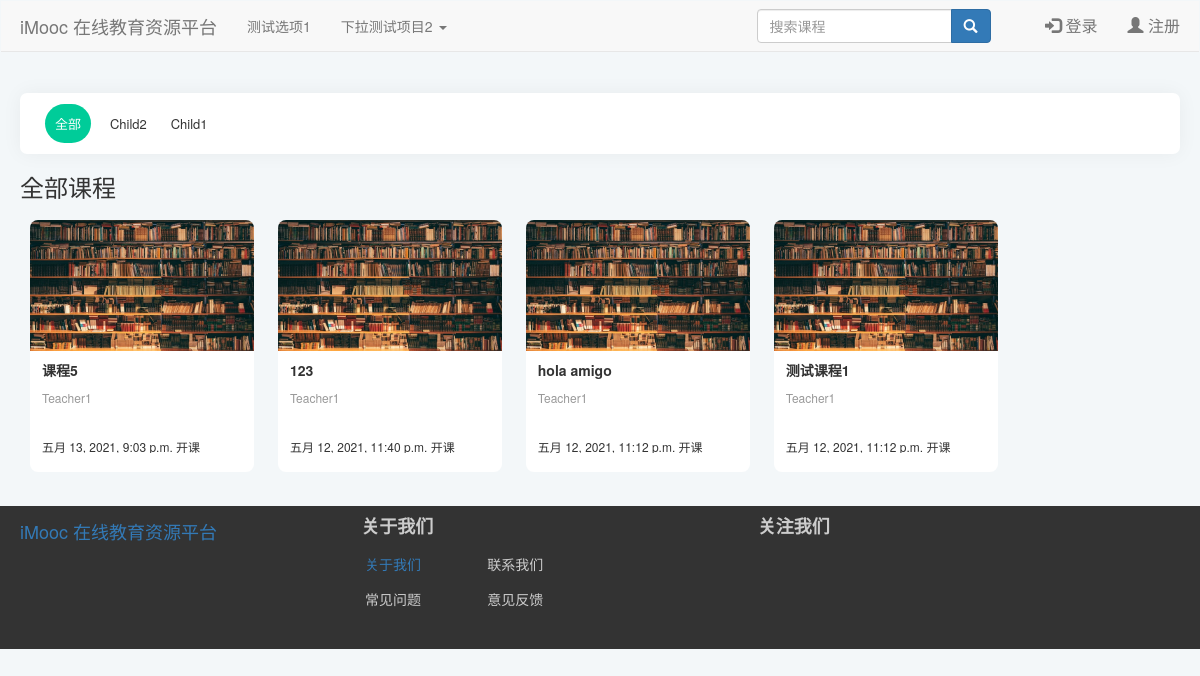
Before: /category/30 with the older database file.
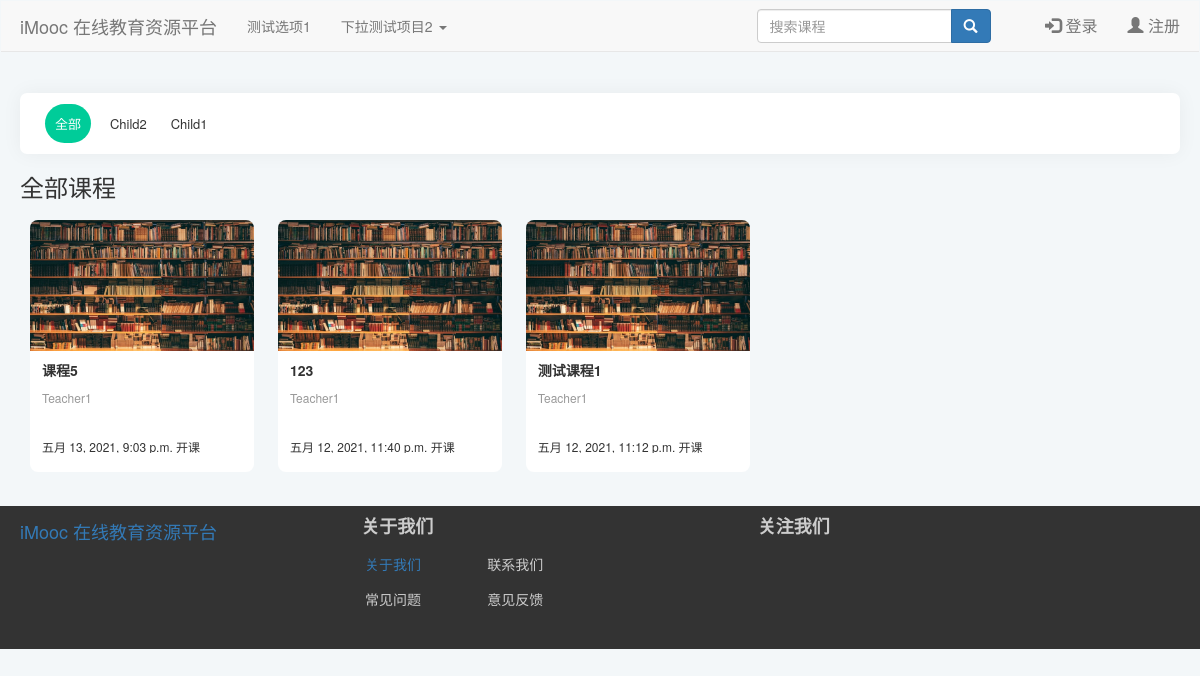
After: the same page with the newer database file.
### index/models.py (models this page shows, shortened)
class CourseCategory(models.Model):
    CategoryID = models.AutoField(primary_key=True, verbose_name="分类编号")
    CategoryName = models.CharField(verbose_name="分类名", max_length=64)
    Is_Root = models.BooleanField(verbose_name="根分类", default=True, editable=False)
    DisplayOrder = models.PositiveIntegerField(verbose_name="显示顺序", default=1)
    ParentID = models.ForeignKey(
        "self",
        on_delete=models.CASCADE,
        limit_choices_to={"Is_Root": 1},
        null=True,
        blank=True,
    )
    def __str__(self) -> str:
        return self.CategoryName
    class Meta:
        ordering = ["-CategoryID"]
        verbose_name = "课程分类"
        verbose_name_plural = "课程分类"

class Course(models.Model):
    status = (
        ("1", "未开课"),
        ("2", "已开课"),
        ("3", "已结课"),
    )
    Course_Name = models.CharField(verbose_name="课程名称", max_length=64)
    Course_Teacher = models.ForeignKey(
        "Users",
        on_delete=models.CASCADE,
        limit_choices_to={"access": "teacher"},
        null=True,
        blank=True,
        related_name="teacher",
    )
    Course_Info = models.TextField(verbose_name="课程说明", default="暂未设置")
    Course_Goal = models.TextField(verbose_name="课程目标", default="暂未设置")
    Grade_Requirements = models.TextField(verbose_name="成绩要求", default="暂未设置")
    Reference = models.TextField(verbose_name="参考资料", default="暂未设置")
    QA = models.TextField(verbose_name="常见问题", null=True, blank=True, default="暂未设置")
    Course_Img = models.ImageField(
        verbose_name="课程图片",
        null=True,
        upload_to="Course_Img",
        blank=True,
        default="material/defaultCourseImage.jpg",
    )
    Stu_Count = models.PositiveIntegerField(verbose_name="选课人数", default=0)
    Course_Chapter = models.TextField(
        verbose_name="课程章节",
        null=True,
        blank=True,
        default='[{"title":"New Node","key":"1"}]',
    )
    Course_Category = models.ForeignKey(
        "CourseCategory",
        verbose_name="课程分类",
        on_delete=models.CASCADE,
        limit_choices_to={"Is_Root": 0},
        null=True,
        blank=True,
    )
    View_Count = models.PositiveIntegerField(verbose_name="访问人数", default=0)
    Status = models.CharField(
        verbose_name="课程状态", max_length=16, choices=status, default="1"
    )
    Starting_Time = models.DateTimeField(verbose_name="开课时间", auto_now_add=True)
    Ending_Time = models.DateTimeField(verbose_name="结课时间", null=True, blank=True)
    class Meta:
        ordering = ["-Starting_Time"]
        verbose_name = "课程"
        verbose_name_plural = "课程"

class Users(models.Model):
    gender = (
        ("male", "男"),
        ("female", "女"),
        ("default", "保密"),
    )
    access = (
        ("banned", "封禁用户"),
        ("guest", "访客"),
        ("student", "学生"),
        ("teacher", "教师"),
    )
    profile_picture = models.ImageField(
        verbose_name="头像",
        null=True,
        upload_to="avatar",
        blank=True,
        default="avatar/default-profile-picture.jpg",
    )
    name = models.CharField(
        verbose_name="*用户名", max_length=128, unique=True, null=False
    )  # 昵称
    real_name = models.CharField(
        verbose_name="真实姓名", max_length=64, null=True, blank=True
    )  # 真实姓名
    password = models.CharField(
        verbose_name="*密码", max_length=256, editable=False
    )  # 密码
    email = models.EmailField(verbose_name="*电子邮箱", unique=True)  # 邮箱
    phone_number = models.CharField(
        verbose_name="手机号码", max_length=32, unique=True, null=True, blank=True
    )  # 手机号码
    access = models.CharField(
        verbose_name="*权限等级", max_length=16, choices=access, default="guest"
    )  # 权限级别
    selected_courses = models.ManyToManyField(
        "Course", related_name="students", null=True, blank=True
    )  # 已选课程
    sex = models.CharField(
        verbose_name="*性别", max_length=32, choices=gender, default="default"
    )  # 性别
    create_time = models.DateTimeField(verbose_name="账号创建时间", auto_now_add=True)  # 创建时间
    is_deleted = models.BooleanField(
        verbose_name="删除标记", default=False, editable=False
    )  # 删除标记
    def __str__(self) -> str:
        return self.name
    class Meta:
        ordering = ["-create_time"]
        verbose_name = "用户"
        verbose_name_plural = "用户"

### index/views.py (the view)
# urls.py: path("category/<int:categoryID>", views.categoryPage, name="category"),
def categoryPage(request, categoryID):
    category = models.CourseCategory.objects.get(CategoryID=categoryID)
    subCategories = models.CourseCategory.objects.filter(ParentID=categoryID)
    if request.method == "GET":
        cateID = request.GET.get("subcategory")
        if cateID == None:
            courses = VF.get_Courses_By_Category(categoryID)
        else:
            courses = VF.get_Courses_By_Category(cateID)
    return render(request, "index/courseCategory/courseCategoryIndex.html", locals())

### index/functions/viewFunction.py (called while the page is built)
def get_Courses_By_Category(CategoryID):
    Categories_Queryset = models.CourseCategory.objects.filter(
        Q(CategoryID=CategoryID) | Q(ParentID=CategoryID)
    )
    Course_Queryset = models.Course.objects.filter(
        Course_Category__in=Categories_Queryset
    )
    return Course_Queryset

### index/templates/index/courseCategory/courseCategoryIndex.html (shortened to what this page needs)
{% extends 'index/index.html' %}
{% load static %}
    {% block extrastatic %}
    <link rel="stylesheet" type="text/css" href="{% static 'index/css/courseCategoryIndex.css' %}">
    {% endblock extrastatic %}
    {% block content %}
    <div class="subCategoriesContainer">
        <span class="parentCates" id="{{category.CategoryID}}" href="{% url 'index:category' category.CategoryID %}">全部</span>
        {% for subcate in subCategories %}
        <span class="subCates" id="{{subcate.CategoryID}}" href="{% url 'index:category' category.CategoryID %}">{{subcate}}</span>
        {% endfor %}
    </div>
    <div class="CoursesContainer">
        <div class="CoursesByCategory">
            <div>
                <h3>全部课程</h3>
            </div>
            <div>
                {% for course in courses %}
                <div class="CourseCard">
                    <div class="CourseCardUpper">
                        <div class="CourseCover">
                            <img src="{{course.Course_Img.url}}">
                        </div>
                    </div>
                    <div class="CourseCardLower">
                        <div class="CourseInfo">
                            <h3 class="CourseTitle" id="{{course.id}}">{{course.Course_Name}}</h3>
                            <p class="CourseTeacher">{{course.Course_Teacher}}</p>
                        </div>
                        <div class="CourseDetail">
                            <div class="StartingTime">
                                <span>{{course.Starting_Time}} 开课</span>
                            </div>
                            <div class="StudentCount">
                                <span>{{course.Stu_Count}}人参加</span>
                            </div>
                        </div>
                    </div>
                </div>
                {% endfor %}
            </div>
        </div>
    </div>
    {% endblock content %}

### index/templates/index/index.html (shortened to what this page needs)
{% load static %}
<!DOCTYPE html>
<html class="widthauto">
<head>
	<link rel="stylesheet" href="https://cdn.staticfile.org/twitter-bootstrap/3.3.7/css/bootstrap.min.css">
	<link rel="stylesheet" type="text/css" href="{% static 'index/css/index.css' %}">
	<link rel="stylesheet" href="//cdnjs.cloudflare.com/ajax/libs/toastr.js/latest/toastr.min.css">
	{% block extrastatic %}
	{% endblock %}
</head>
<body>
	<div class="navbar head">
		<nav class="navbar navbar-default navbar-static-top" role="navigation">
			<div class="container-fluid">
				<div class="navbar-header">
					<a class="navbar-brand" href="/index">iMooc 在线教育资源平台</a>
				</div>
				<div>
					<ul class="nav navbar-nav">
						<li><a href="#">测试选项1</a></li>
						<li class="dropdown">
							<a href="#" class="dropdown-toggle" data-toggle="dropdown">
								下拉测试项目2
								<b class="caret"></b>
							</a>
						</li>
					</ul>
					<div class="nav-right-part">
						<div class="nav-right-search navbar-left" id="nav-right-search">
							<form class="navbar-form" role="form">
								<div class="form-group">
									<div class="input-group">
										<input type="text" class="form-control visible-lg-block visible-md-block"
											placeholder="搜索课程">
										<span class="input-group-btn">
											<button class="btn btn-primary glyphicon glyphicon-search" type="button"
												id="search-btn"></button>
										</span>
									</div>
								</div>
							</form>
						</div>
						<div class="nav-right-login navbar-right" id="nav-right-login">
							{% if request.session.is_login == True %}
							<ul class="nav navbar-nav">
								<li class="dropdown">
									<a href="#" class="dropdown-toggle" data-toggle="dropdown" data-hover="dropdown"
										id="userBox">
										<img class="img-circle img-responsive dropdown"
											src="{{ request.session.avatar }}" alt="" width="35" height="33" id="avatar"
											style="text-decoration:none;" />
										{{ request.session.user_name }}
									</a>
									<ul class="dropdown-menu" role="menu" aria-labelledby="user-info">
										<li><a href="/setting">设置</a></li>
										<li class="divider"></li>
										<li><a href="/logout/">退出</a></li>
									</ul>
								</li>
							</ul>
							{% else %}
							<ul class="nav navbar-nav">
								<li><a href="/login"><span class="glyphicon glyphicon-log-in"></span> 登录</a></li>
								<li><a href="/register"><span class="glyphicon glyphicon-user"></span> 注册</a></li>
							</ul>
							{% endif %}
						</div>
					</div>
				</div>
			</div>
		</nav>
	</div>
	<div class="container-fluid">
		{% block content %}
		{% endblock %}
	</div>
	<div class="infobar footer">
		<div id="footer">
			<div class="footer-logo">
				<a class="navbar-brand" href="/index">iMooc 在线教育资源平台</a>
			</div>
			<div class="footer-about col-lg-4 col-lg-offset-1">
				<h4 class="col-lg-12"><strong>关于我们</strong></h4>
				<h5 class="col-lg-4"><a href="/aboutus/">&nbsp;关于我们</a></h5>
				<h5 class="col-lg-5">&nbsp;联系我们</h5>
				<h5 class="col-lg-4">&nbsp;常见问题</h5>
				<h5 class="col-lg-5">&nbsp;意见反馈</h5>
			</div>
			<div class="footer-follow col-lg-offset-0 col-lg-2">
				<h4 class="col-lg-12 col-lg-offset-0"><strong>关注我们</strong></h4>
			</div>
		</div>
	</div>
</body>
</html>

### index/static/index/css/index.css (style rules this page uses)
body { background-color: #f3f7f9; }
.container-fluid { margin: 0 auto; width: 1190px; min-width: 1190px; }
.navbar-default { width: auto; }
#nav-right-search { position: relative; left: 280px; }
.infobar { position: relative; width: auto; height: 143px; background-color: #333; }
#footer { width: auto; margin: 20px auto; width: 1190px; }
.footer h4 { color: #ccc; }
.footer h5 { color: #cccccc; }
#nav-right-login { font-size: 16px; display: inline-block; padding:0px; }
#search-btn { position: relative; top: 0px; }

### index/static/index/css/courseCategoryIndex.css (style rules this page uses)
.subCategoriesContainer { background-color: #fff; overflow:hidden; box-shadow: 0 0 20px 0 rgb(12 1 4 / 5%); border-radius:7px; padding:20px; }
.subCates,.parentCates { position:relative; padding:5px; text-align:center; cursor:pointer; border-radius:50px; margin:5px; font-size:13px; }
.active { position:relative; color:white; background-color:rgb(0,204,153); padding:10px; text-align:center; cursor:pointer; border-radius:50px; }
.CourseCard { display:inline-block; background-color:white; width:224px; height:252px; margin:10px; overflow: hidden; border-radius:8px; cursor: pointer; transition:all ease-in 0.2s; }
.CourseCover { width:224px; height:131.25px; overflow:hidden; }
.CourseCover img { width:100%; }
.CourseCard h3 { display:--webkit-box; font-size:14px; font-weight:bold; line-height:18px; overflow:hidden; text-overflow:ellipsis; }
.CourseCardLower { padding: 10px 12px; }
.CourseInfo { height: 48px; position: relative; bottom: 20px; }
.CourseTeacher { margin: 0 0 10px; font-size: 12px; color: #999; overflow: hidden; height: 17px; text-overflow: ellipsis; line-height: 17px; }
.CourseInfo { height: 60px; position: relative; bottom: 20px; }
.CourseDetail { height: 12px; line-height: 12px; font-size: 12px; overflow: hidden; position: relative; }
.StartingTime { float: left; }
.StudentCount { float: right; }

Changed rows visible on the page:
no longer on this page (row edited): Course: Course_Img (placeholder picture), Course_Name "hola amigo", Course_Teacher "Teacher1", Starting_Time "五月 12, 2021, 11:12 p.m."
